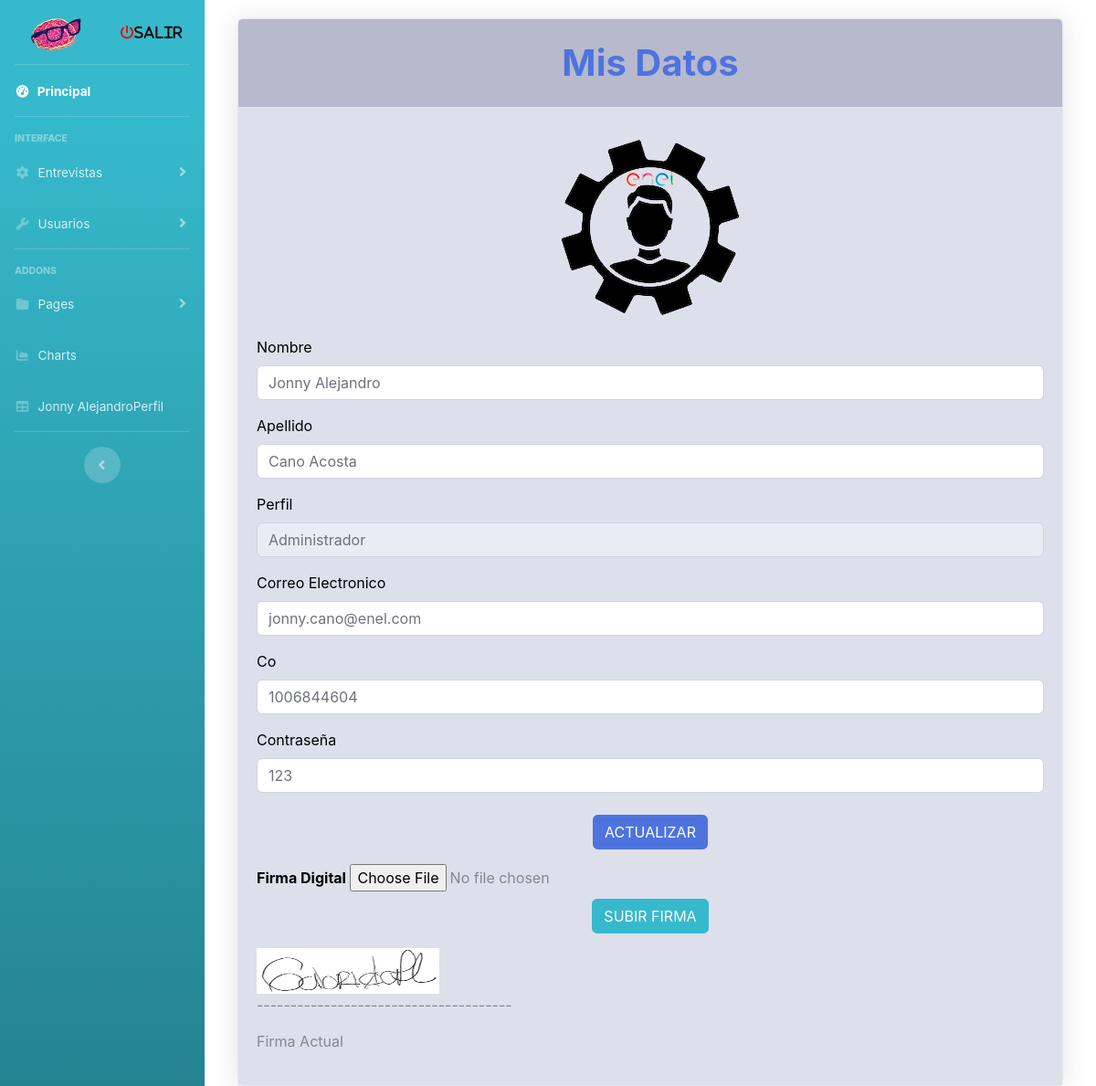
The app's page /View/misDatos.php (signed in) with its own data.
### tables this page shows
CREATE TABLE `usuario` (
  `nombre` varchar(20) NOT NULL,
  `apellidos` varchar(20) NOT NULL,
  `co` int(15) NOT NULL,
  `Perfil` varchar(16) NOT NULL,
  `correo_electronico` varchar(40) NOT NULL,
  `contraseña` varchar(20) NOT NULL,
  `EGeneradas` bigint(30) DEFAULT 0
);

### View/misDatos.php (the view, shortened to what this page needs)
<?php include FOLDER_TEMPLATE . "head.php"; ?>
<?php include FOLDER_TEMPLATE . "sidebar.php"; ?>
<div class="container">
  <div class="col-xl-12 col-lg-8" style="margin-top: 20px;">
    <div class="card shadow mb-8">
      <div class="card-header py-4 bg-gray-500">
        <h1 class="m-0 font-weight-bold text-primary text-center ">Mis Datos</h1>
      </div>
      <div class="card-body bg-gray-300">
        <?php
        require_once "../Model/conexioon.php";
        $co = $_SESSION['co'];
        $nombre = $_SESSION['nombre'];
        $sql = "SELECT * FROM usuario WHERE co = '$co'";
        $rta = $objCnx->query($sql);
        while ($datos = $rta->fetch_array()) {
          $nombre = $datos['nombre'];
          $apellidos = $datos['apellidos'];
          $co = $datos['co'];
          $Perfil = $datos['Perfil'];
          $correo_electronico = $datos['correo_electronico'];
          $contraseña = $datos['contraseña'];
        }
        ?>
        <div >
          <center><img src="../img/misDatos.png" alt="Img_Modificar_Usuario"></center>
        </div>
        <form id="form1" name="form1" method="post" action="../Controller/controllermisDatos.php">
          <div class="form-group row">
            <div class="col-sm-12">
              <label style="color: black">Nombre</label>
              <input type="text" name="nombre" id="nombre" class="form-control form-control-user " value="<?php echo $nombre; ?>" required />
            </div>
          </div>
          <div class="form-group row">
            <div class="col-sm-12">
              <label style="color: black">Apellido</label>
              <input type="text" name="apellidos" id="apellidos" class="form-control form-control-user" value="<?php echo $apellidos; ?>" required />
            </div>
          </div>
          <div class="form-group row">
            <div class="col-sm-12">
              <label style="color: black">Perfil</label>
              <input class="form-control form-control-user " value="<?php echo $Perfil; ?>" readonly />
            </div>
          </div>
          <div class="form-group row">
            <div class="col-sm-12">
              <label style="color: black">Correo Electronico</label>
              <input type="email" name="correo_electronico" id="correo_electronico" class="form-control form-control-user" value="<?php echo $correo_electronico; ?>" required />
            </div>
          </div>
          <div class="form-group row">
            <div class="col-sm-12">
              <label style="color: black">Co</label>
              <input type="text" name="co" id="co" class="form-control" value="<?php echo $co; ?>" required />
            </div>
          </div>
          <div class="form-group row">
            <div class="col-sm-12">
              <label style="color: black">Contraseña</label>
              <input type="text" name="contraseña" id="contraseña" class="form-control form-control-user" value="<?php echo $contraseña; ?>" required />
            </div>
          </div>
          <div class="row justify-content-center">
            <input class="btn btn-primary mt-2" type="submit" name="button" id="button" value="ACTUALIZAR">
          </div>
        </form>
        <?php
        extract($_REQUEST);
         ?>
        <form action="../Controller/controllerFirma.php" enctype="multipart/form-data" method="post">
          <b style="color: black">Firma Digital</b>
          <input type="file" name="firma" id="firma" max_file_uploads="1" required />
          <div class="row justify-content-center">
            <input class="btn btn-info mt-2" type="submit" name="button" id="button" value="SUBIR FIRMA">
          </div>
        </form>
        <img src="../Firmas/<?php echo $co ?>.png" alt="<?php echo $nombre ?>" width="200px" height="50px">
        <p>--------------------------------------</p>
        <p>Firma Actual<p>
      </div>
    </div>
  </div>
</div>

### template/head.php (shortened to what this page needs)
<head>
<link href="<?=URL_CSS?>all.min.css" rel="stylesheet" type="text/css">
<link href="<?=URL_CSS?>sb-admin-2.min.css" rel="stylesheet">
<link href="<?=URL_CSS?>dataTables.bootstrap4.min.css" rel="stylesheet">
</head>
<body id="page-top">

### template/sidebar.php (shortened to what this page needs)
<html lang="es">
<body>
  <div id="wrapper">
    <ul class="navbar-nav bg-gradient-info  sidebar sidebar-dark accordion" id="accordionSidebar">
      <a class="sidebar-brand d-flex align-items-center justify-content-center" href="<?=URL_PROY?>Model/logout.php">
        <div class="sidebar-brand-icon rotate-n-15">
        <img src="../img/Psicologiaico.ico" class="col-lg-10 d-none d-lg-block" alt="" height="" width="">
        </div>
        <div class="sidebar-brand-text mx-2"><i class='fas fa-power-off' style='font-size:15px;color:red'><span style='font-size:15px;color:black'>SALIR</span></i>
        </div>
      </a>
      <hr class="sidebar-divider my-0">
      <li class="nav-item active">
        <a class="nav-link" href="principal.php">
          <i class="fas fa-fw fa-tachometer-alt"></i>
          <span>Principal</span></a>
      </li>
      <hr class="sidebar-divider">
      <div class="sidebar-heading">
        Interface
      </div>
      <li class="nav-item">
        <a class="nav-link collapsed" href="#" data-toggle="collapse" data-target="#collapseTwo" aria-expanded="true" aria-controls="collapseTwo">
          <i class="fas fa-fw fa-cog"></i>
          <span>Entrevistas</span>
        </a>
      </li>
      <li class="nav-item">
        <a class="nav-link collapsed" href="#" data-toggle="collapse" data-target="#collapseUtilities" aria-expanded="true" aria-controls="collapseUtilities">
          <i class="fas fa-fw fa-wrench"></i>
          <span>Usuarios</span>
        </a>
      </li>
      <hr class="sidebar-divider">
      <div class="sidebar-heading">
        Addons
      </div>
      <li class="nav-item">
        <a class="nav-link collapsed" href="#" data-toggle="collapse" data-target="#collapsePages" aria-expanded="true" aria-controls="collapsePages">
          <i class="fas fa-fw fa-folder"></i>
          <span>Pages</span>
        </a>
      </li>
      <li class="nav-item">
        <a class="nav-link" href="Chart.php">
          <i class="fas fa-fw fa-chart-area"></i>
          <span>Charts</span></a>
      </li>
      <li class="nav-item">
        <a class="nav-link" href="misDatos.php">
          <i class="fas fa-fw fa-table"></i>
          <span><?php echo $_SESSION['nombre']?>Perfil</span></a>
      </li>
      <hr class="sidebar-divider d-none d-md-block">
      <div class="text-center d-none d-md-inline">
        <button class="rounded-circle border-0" id="sidebarToggle"></button>
      </div>
    </ul>
    </body>

### records on screen
usuario: nombre "Jonny Alejandro", apellidos "Cano Acosta", Perfil "Administrador", correo_electronico "jonny.cano@enel.com", co "1006844604", contraseña "123", co (picture)

### other values on screen
$_SESSION['nombre'] "Jonny Alejandro"
